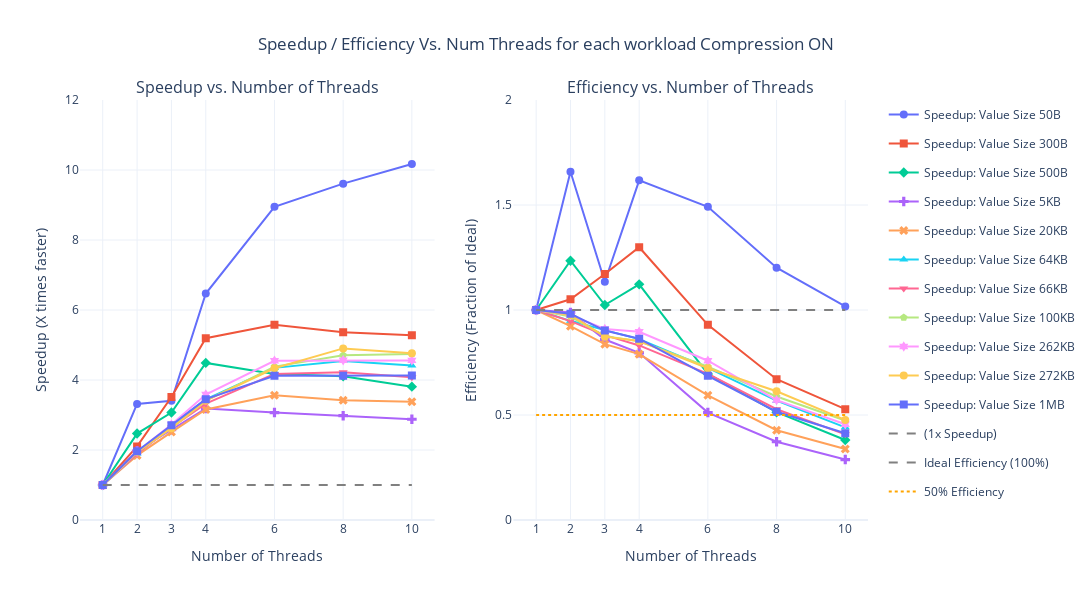
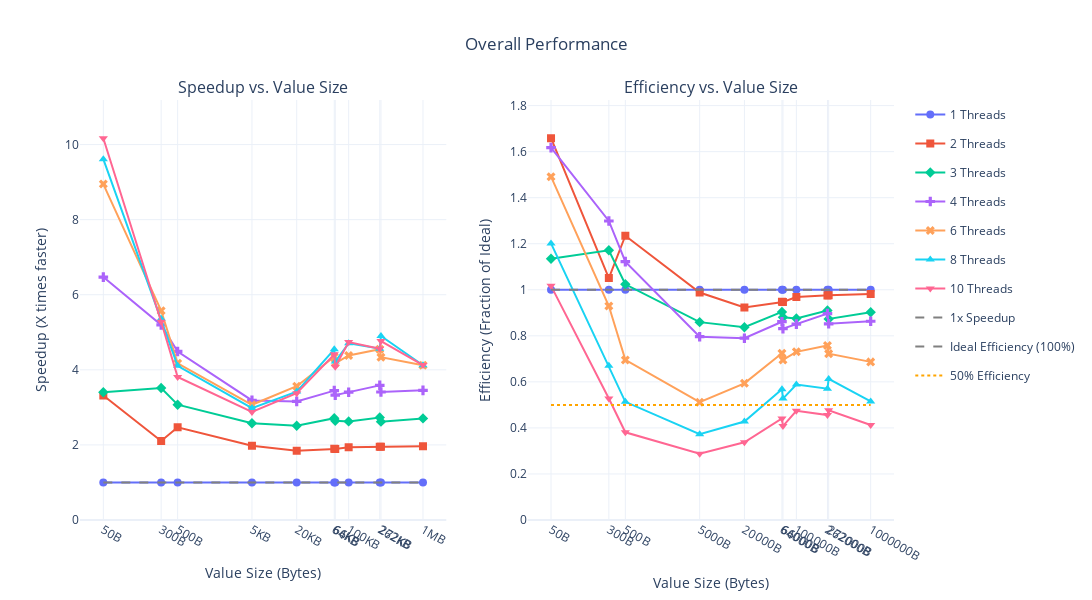
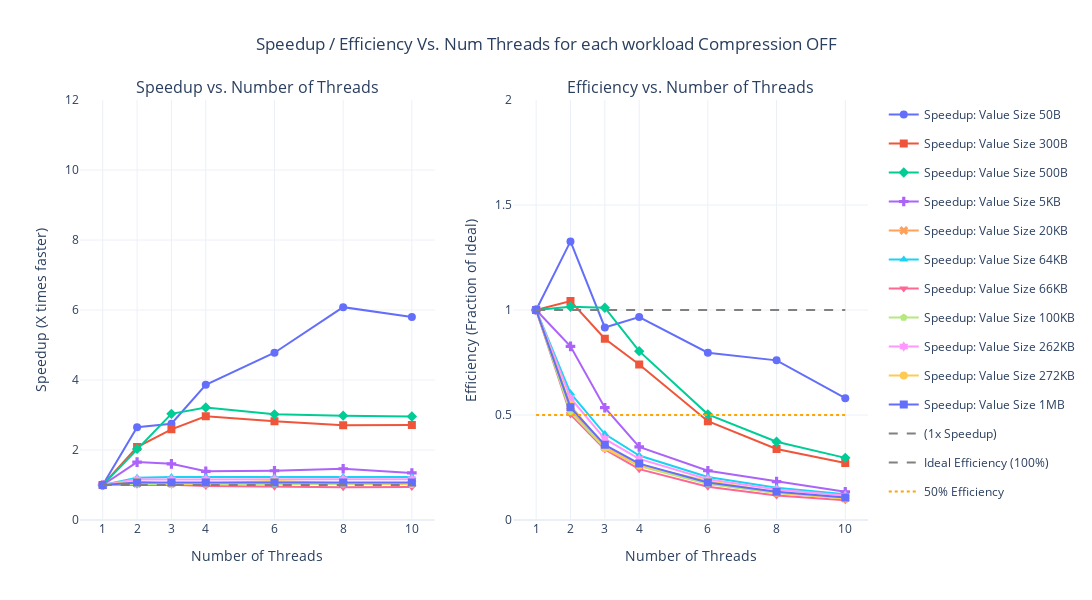
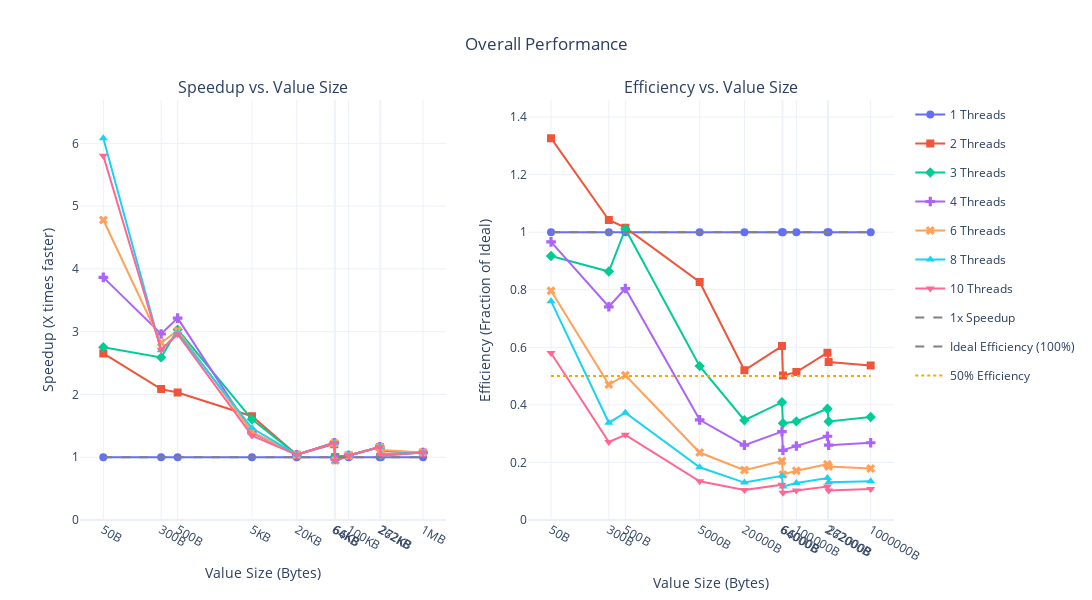

The notebook cell these images were saved under, in order:
### Markdown cell above
## Loading and Plotting The Speed up and efficiency of the program for differnet thread configs and workloads

### Code cell
test_configs = [
    {"num_keys": 2000.0, "value_size": 50},
    {"num_keys": 1000.0, "value_size": 300},
    {"num_keys": 500.0, "value_size": 500},
    {"num_keys": 50.0, "value_size": 5000},
    {"num_keys": 10.0, "value_size": 20000},
    {"num_keys": 5.0, "value_size": 64000},
    {"num_keys": 5.0, "value_size": 66000},
    {"num_keys": 1.0, "value_size": 100000},
    {"num_keys": 0.5, "value_size": 262000},
    {"num_keys": 0.5, "value_size": 272000},
    {"num_keys": 0.1, "value_size": 1000000},

    ]


def load_df(test_config: dict, compression_on: bool):
    num_keys = test_config["num_keys"]
    value_size = test_config["value_size"]
    compression_str = "yes" if compression_on else "no"
    df = pd.read_csv(f"save_summary_{num_keys}keys_{value_size}B_comp-no_csum-yes.csv")
    
    ret_df = df[df["rdbcompression"] == compression_str].copy()
    return ret_df


dfs_compression_on = [load_df(config, compression_on=True) for config in test_configs]
dfs_compression_on = [calculate_speedup_and_efficiency(df) for df in dfs_compression_on]
dfs_compression_off = [load_df(config, compression_on=False) for config in test_configs]
dfs_compression_off = [calculate_speedup_and_efficiency(df) for df in dfs_compression_off]

print("\n" + "="*50) # Top border
print("                 COMPRESSION ON")
print("="*50 + "\n") # Bottom border

all_workload_names = [f"Value Size {format_size(config["value_size"])}" for config in test_configs]
plot_performance_by_workload_on_threads(dfs_compression_on, all_workload_names, "Speedup / Efficiency Vs. Num Threads for each workload Compression ON")
plot_combined_workload_performance(dfs_compression_on )

print("\n" + "="*50) # Top border
print("                 COMPRESSION OFF")
print("="*50 + "\n") # Bottom border

plot_performance_by_workload_on_threads(dfs_compression_off, all_workload_names, "Speedup / Efficiency Vs. Num Threads for each workload Compression OFF")
plot_combined_workload_performance(dfs_compression_off)
